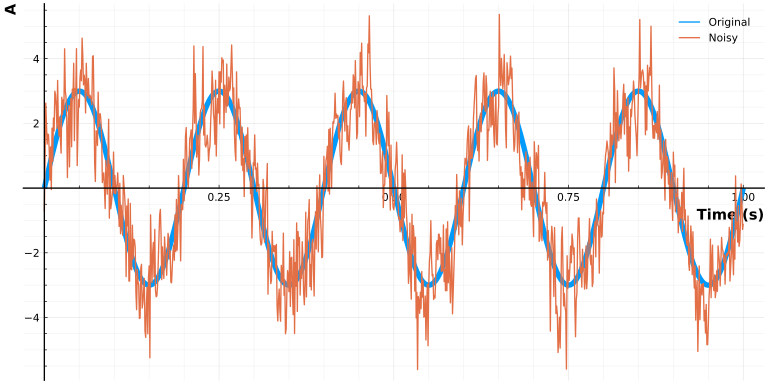

The script that saved this image:
using Plots

Fs = 1000;
T = 1 / Fs;
L = 1000;
t = range(0, L*T, step = T)
A = 3;
f1 = 5; # Hz - Base frequency
# Base Signal
OriginalData = A * sin.(2*pi* f1 * t);

# Add Higher Frequency Components
NoisyData = OriginalData + 0.2*A*sin.(2*pi*f1*4*t) +  0.2*A*sin.(2*pi*f1*16*t);
# Add random noise
NoisyData = NoisyData + 0.25*A*randn(length(t));

p = plot(t, OriginalData, lw = 4, label="Original")
plot!(p, t, NoisyData, label = "Noisy")
plot!(p, framestyle=:origin, xguide="Time (s)", yguide="A", linecolor=colors, title="", background_color=:transparent, foreground_color=:black, size=(800, 400); grid=true, minorgrid=true) #hide

savefig("snippet1.svg") #hide
